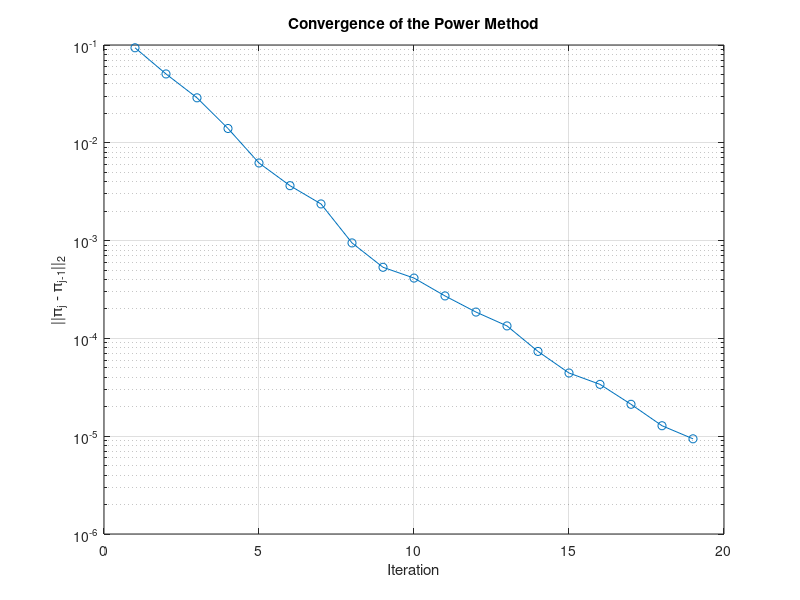

Write MATLAB code to recreate this figure.
%% MAT 167 Final Project - Google PageRank
% Baseline: Group8_FinalProject_MAT167.pdf.
% The convergence-axis label is corrected to L2; calculations retain the PDF settings.

% Webpage order:
% A B C D E F G H I J K L

G = [0 0 0 1 0 0 0 0 0 0 0 0;
    1/4 0 1/4 0 1/4 1/4 0 0 0 0 0 0;
    1/2 0 0 0 1/2 0 0 0 0 0 0 0;
    0 1/2 0 0 0 1/2 0 0 0 0 0 0;
    0 0 0 0 0 0 0 0 0 0 0 0;
    0 1/3 0 0 0 0 1/3 1/3 0 0 0 0;
    0 0 0 1/4 0 1/4 0 0 1/4 1/4 0 0;
    0 0 0 0 0 0 1/3 0 1/3 0 0 1/3;
    0 0 0 0 0 0 0 0 0 1 0 0;
    1/2 0 0 0 0 0 0 0 0 0 1/2 0;
    0 0 0 0 0 0 0 0 1/2 0 0 1/2;
    0 0 0 0 0 0 0 1 0 0 0 0];

% Row Sum of G
sum(G, 2)

%% Eigenvalue decomposition of raw Google matrix
[V,D] = eig(G');
% Display all eigenvalues
eigenvalues = diag(D)
% Finding the Max Eigenvalues
[eigenvalue_max, idx] = max(real(diag(D)))

pi_raw = real(V(:,idx))
all(pi_raw >= 0)

%% Fix the dangling webpage E
G(5,:) = 1/12
row_sums_fixed = sum(G,2)

%% Eigendecomposition after fixing dangling page
[V_fixed,D_fixed] = eig(G');
eigenvalues_fixed = diag(D_fixed)

pi_fixed = V_fixed(:,1)
% Check all entries are nonnegative
all(pi_fixed >= 0)

%If not positive, change to positive
if all(pi_fixed <= 0)
    pi_fixed = -pi_fixed;
end

% Normalize the PageRank vector
pi = pi_fixed / norm(pi_fixed,1)
% Check that ||pi||_1 = 1
norm(pi,1)

% Sorted pi-fixed
[sorted_pi, idx_rank] = sort(pi,'descend')
pages = ['A','B','C','D','E','F','G','H','I','J','K','L'];
ranking = pages(idx_rank)

%% Power Method
n=12;
% Initial PageRank vector
pi_old = ones(1,n)/n
% Convergence tolerance
tol = 1e-5;

% Iteration
iter_num = 0;
while true
    pi_new = pi_old * G;
    iter_num = iter_num+1;
    % Stop when consecutive iterations are sufficiently close
    if norm(pi_new - pi_old) <= tol
        break
    end
    pi_old = pi_new;
end
pi_power = pi_new
iter_num
% Check the difference
difference = norm(pi_power' - pi)

%% Construct the teleportation Google matrix
alpha = 0.85;
n = 12;

% Teleportation matrix
E = ones(n,n) / n

% Modified Google matrix
G_tilde = alpha * G + (1 - alpha) * E;
sum(G_tilde,2)

%% Eigendecomposition of G_tilde
[V_tilde, D_tilde] = eig(G_tilde')
eigenvalues_tilde = diag(D_tilde)

pi_tilde_raw = V_tilde(:,1)
if all(pi_tilde_raw <= 0)
    pi_tilde_raw = -pi_tilde_raw;
end
pi_tilde = pi_tilde_raw / norm(pi_tilde_raw,1)

%% Compare rankings from G and G_tilde
[~, rank_G] = sort(pi,'descend')
[~, rank_Gtilde] = sort(pi_tilde,'descend')
same_ranking = isequal(rank_G, rank_Gtilde)

% Display the rankings for G and G_tilde
pages = ['A','B','C','D','E','F','G','H','I','J','K','L'];
ranking_G = pages(rank_G)
ranking_Gtilde = pages(rank_Gtilde)

%% Effect of different alpha values using Power Iteration
alpha_values = [0.50 0.85 0.90];
PageRank_alpha = zeros(12,length(alpha_values));
iter_alpha = zeros(1,length(alpha_values));

for k = 1:length(alpha_values)
    alpha_test = alpha_values(k);
    % Construct modified Google matrix
    G_test = alpha_test*G + (1-alpha_test)*E;
    % Initial PageRank vector
    pi_old = ones(1,12)/12;
    % Power iteration
    iter_num = 0;
    while true
        pi_new = pi_old * G_test;
        iter_num = iter_num + 1;
        if norm(pi_new - pi_old) <= 1e-5
            break
        end
        pi_old = pi_new;
    end
    % Save PageRank scores
    PageRank_alpha(:,k) = pi_new';
    % Save iteration number
    iter_alpha(k) = iter_num;
    % Rank webpages
    [~,rank_test] = sort(pi_new,'descend');
    fprintf('alpha = %.2f\n',alpha_test);
    fprintf('iterations = %d\n',iter_num);
    disp(pages(rank_test));
end

%% Construct the term-document matrix

% Rows: Keywords
% Columns: webpages A-L

terms = ["Ash", "Butternut", "Cherry", "ELM", "Katsura", "Magnolia",...
    "Teak", "Ginkgo", "Eucalyptus", "Fir", "Hickory", "Pine", "Willow",...
    "Redwood", "Sassafras", "Oak", "Spruce", "Aspen"];

T = [1 0 1 0 0 1 1 1 0 0 0 0; %Ash
    1 1 0 1 0 0 1 0 0 0 0 1; %Butternut
    1 0 0 1 1 0 0 1 0 0 1 0; %Cherry
    1 0 1 0 0 0 0 0 1 0 1 1; %Elm
    1 0 1 0 0 0 0 0 1 0 0 1; %Katsura
    1 1 0 0 0 1 0 0 1 1 0 0; %Magnolia
    1 1 0 0 0 1 0 0 1 1 0 0; %Teak
    1 0 1 0 0 1 1 0 0 0 1 1; %Ginkgo
    1 0 1 0 1 0 0 1 1 1 0 0; %Eucalyptus
    0 1 0 1 0 1 0 0 1 0 1 0; %Fir
    0 1 1 0 1 0 0 1 0 0 1 0; %Hickory
    0 1 0 0 1 0 0 0 1 0 0 1; %Pine
    0 1 0 0 1 0 0 1 0 1 0 0; %Willow
    0 1 1 0 1 1 1 1 0 1 1 0; %Redwood
    0 1 0 1 0 1 0 0 1 1 1 1; %Sassafras
    0 0 1 0 1 0 1 0 0 1 0 1; %Oak
    0 0 0 1 0 1 1 0 1 0 0 1; %Spruce
    0 0 0 1 0 1 0 1 0 1 0 1]; %Aspen

%% User Queries

% SINGLE Search: Cherry
q_cherry = [0;0;1;0;0;0;0;0;0;0;0;0;0;0;0;0;0;0];
d_cherry = q_cherry' * T; 
responsive_cherry = find(d_cherry == 1) % determine which webpage responsive
% Rank the responsive webpages in order of importance
[~, order] = sort(pi(responsive_cherry),'descend');
final_cherry = responsive_cherry(order);
result_cherry=pages(final_cherry)

% AND Search: Hickory AND Oak
q_and = [0;0;0;0;0;0;0;0;0;0;1;0;0;0;0;1;0;0];
d_and = q_and' * T;
responsive_and = find(d_and == 2)

[~, order_and] = sort(pi(responsive_and),'descend');
final_and = responsive_and(order_and);
result_and = pages(final_and)

% OR Search: Pine OR Willow
q_or = [0;0;0;0;0;0;0;0;0;0;0;1;1;0;0;0;0;0];
d_or = q_or' * T;
responsive_or = find(d_or >= 1)

[~, order_or] = sort(pi(responsive_or),'descend');
final_or = responsive_or(order_or);
result_or = pages(final_or)

% BUT/NOT Search: Redwood BUT NOT Eucalyptus
q_butnot = zeros(18,1);
q_butnot(14) = 1;   % Redwood
q_butnot(9)  = -1;  % Eucalyptus
d_butnot = q_butnot' * T;
responsive_butnot = find(d_butnot == 1);
[~, order_butnot] = sort(pi(responsive_butnot),'descend');
final_butnot = responsive_butnot(order_butnot);
result_butnot = pages(final_butnot)


%% Converges Curve
pi_old = ones(1,n) / n;
tol = 1e-5;
iter_num = 0;
errors = [];

while true

    pi_new = pi_old * G;

    iter_num = iter_num + 1;

    % Compute error
    err = norm(pi_new - pi_old);

    % Store error
    errors(end+1) = err;

    % Check convergence
    if err <= tol
        break
    end

    pi_old = pi_new;

end

figure
semilogy(1:length(errors), errors, '-o')

xlabel('Iteration')
ylabel('||\pi_j - \pi_{j-1}||_2')
title('Convergence of the Power Method')
grid on
